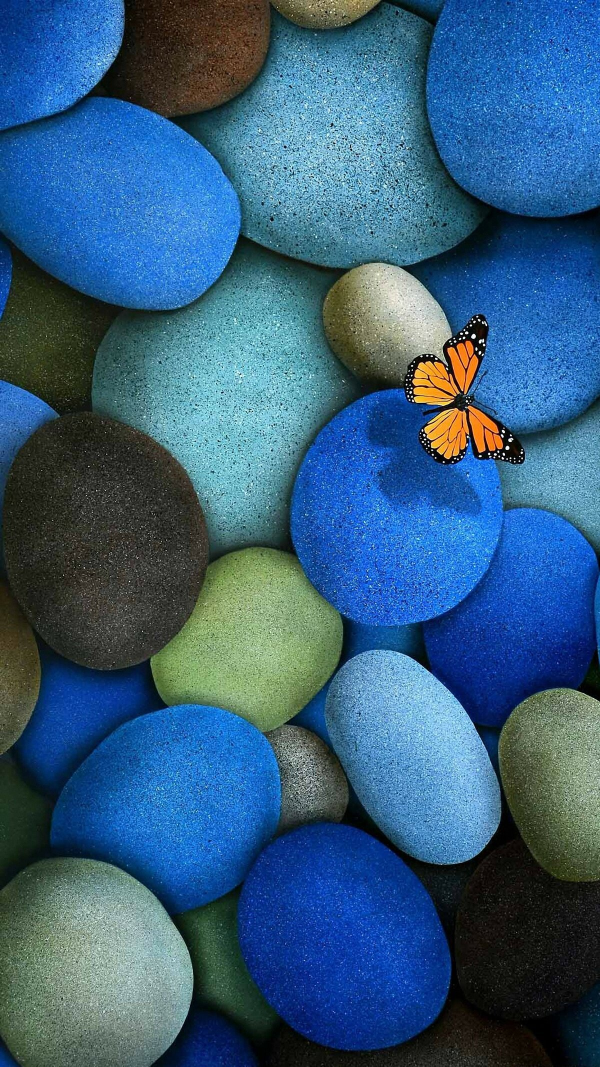
#> input picture Python/OpenCV/test2.jpg, 1200 x 2133 px (shown at 1/2 size)
$ python picture.py
#> lines starting #> are read from the running program, lines starting #| are printed output that depends on the picture
import cv2

image = cv2.imread('test2.jpg')
#> image is the input picture: shape (2133, 1200, 3); mean B, G, R 125.7, 93.2, 52.9
print(image)
#> (printed output is left out)
image = cv2.resize(image, (500, 500))
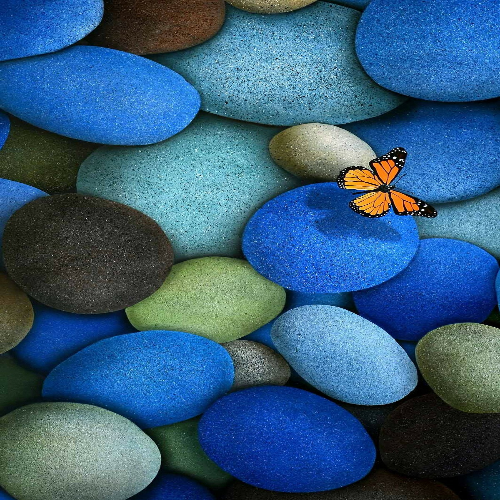
#> image: shape (500, 500, 3); mean B, G, R 125.5, 93, 52.7
print(image.shape)
#| (500, 500, 3)

cv2.imshow('Result', image)
cv2.waitKey(0)  # время показа в милисекундах, если 0, то показывается постоянно

$ run again, with Python/OpenCV/image1.jpeg copied over Python/OpenCV/test2.jpg
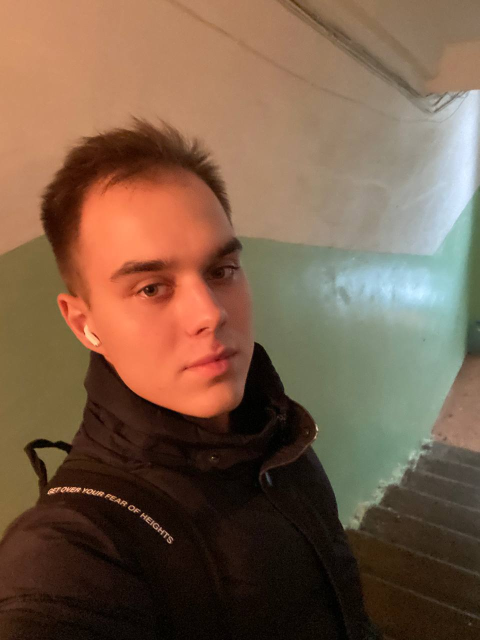
#> input picture Python/OpenCV/image1.jpeg, 959 x 1280 px (shown at 1/2 size)
#> image is the input picture: shape (1280, 959, 3); mean B, G, R 73.1, 93.7, 120.7
#> (printed output is left out)
#> `image = cv2.resize(image, (500, 500))`:
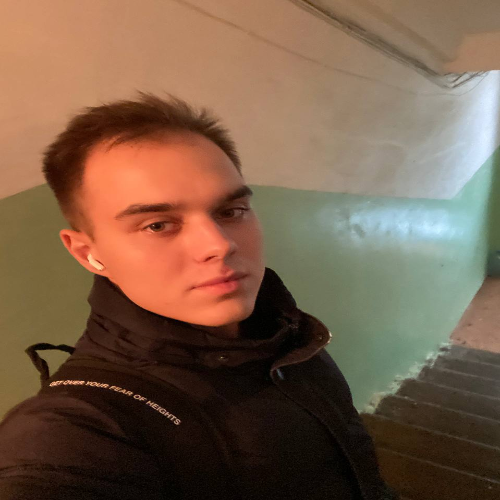
#> image: shape (500, 500, 3); mean B, G, R 73.1, 93.6, 120.6
#| (500, 500, 3)
